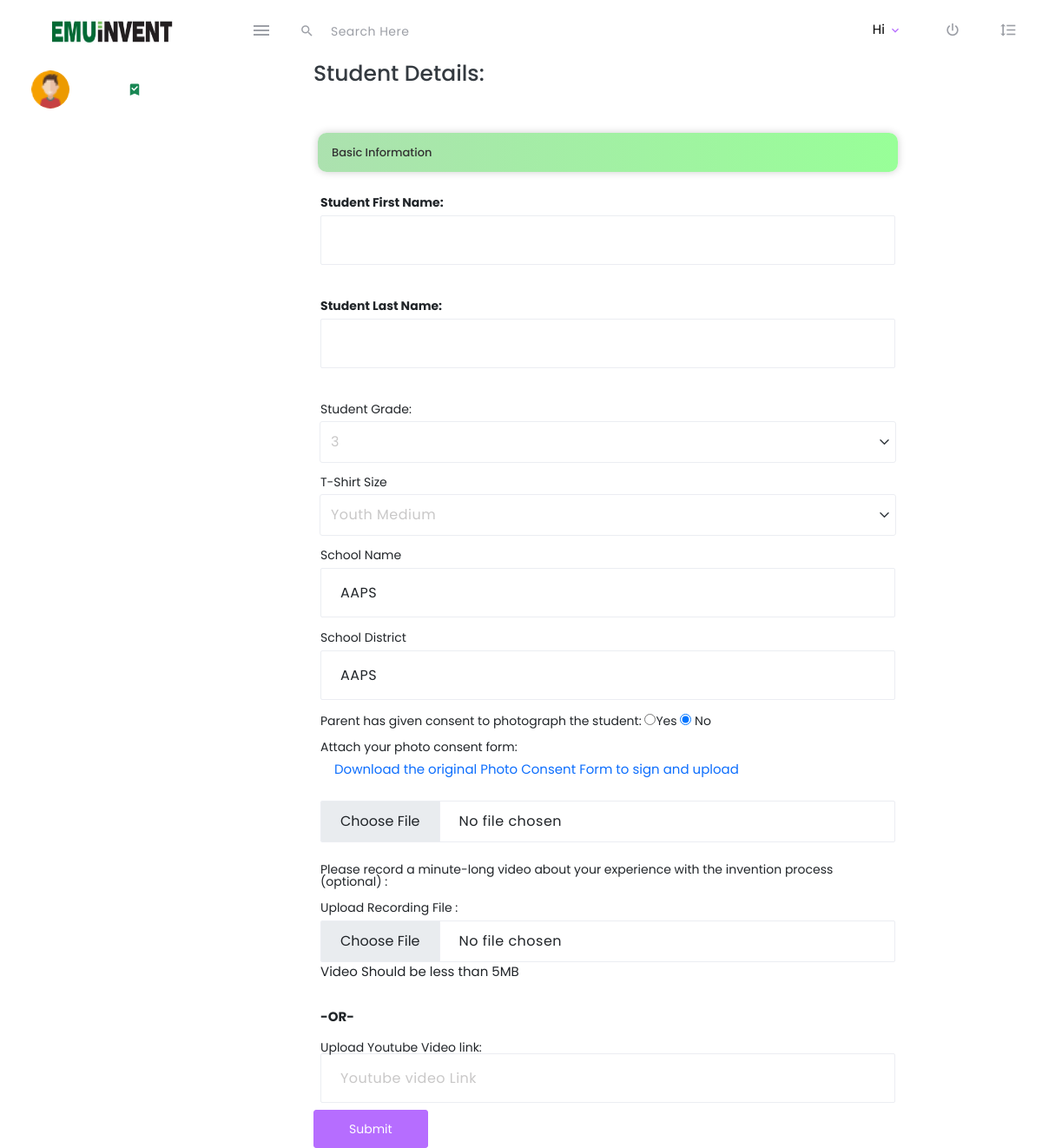
Page /adminpanel/superadmin/edit_members.php?student_id=329 on the committed database.
### tables this page shows
CREATE TABLE `tbl_team_member` (
  `id` int(10) NOT NULL,
  `team_id` int(11) DEFAULT NULL,
  `student_id` int(11) DEFAULT NULL,
  `student_first_name` varchar(100) DEFAULT NULL,
  `student_last_name` varchar(100) DEFAULT NULL,
  `student_grade` varchar(100) DEFAULT NULL,
  `student_school_name` varchar(1000) DEFAULT NULL,
  `student_school_district` varchar(100) DEFAULT NULL,
  `student_school_county` varchar(100) DEFAULT NULL,
  `t_shirt_size` varchar(100) DEFAULT NULL,
  `deleted` int(11) NOT NULL DEFAULT 0,
  `photo_consent` int(11) DEFAULT NULL,
  `photo_consent_form` varchar(1000) DEFAULT NULL,
  `video_exp_link` varchar(1000) DEFAULT NULL
);

### adminpanel/superadmin/edit_members.php (the view, shortened to what this page needs)
<?php
include('../superadmin/config.php');
if(isset($_GET['student_log_id']))
{
	$id_s = $_GET['student_log_id'];
	$q_s = mysqli_query($conn,"select * from tbl_team_member where student_id = $id_s");
	$r_s = mysqli_fetch_assoc($q_s);
	$student_id = $r_s['id'];
}
else {
$student_id = $_GET['student_id'];
}
$q = mysqli_query($conn,"select * from tbl_team_member where id = $student_id");
$r = mysqli_fetch_assoc($q);
?>
<!DOCTYPE html>
<html lang="en">
<head>
    <link rel="stylesheet" href="../assets/vendors/mdi/css/materialdesignicons.min.css">
    <link rel="stylesheet" href="../assets/vendors/css/vendor.bundle.base.css">
    <link rel="stylesheet" href="../assets/css/style2.css">
</head>
<body>
    <div class="container-scroller ">
        <?php include '../dashboardheader.php'; ?>
     <div class="container d-flex justify-content-center col-md-10 px-5">
        <div class="col-9">
		<form id="edit_member" enctype="multipart/form-data" >
            <br>
            <h3> Student Details:</h3>
            <br>
            <table class="table table-borderless">
                <thead class="thead-dark">
                    <tr>
                        <th colspan="3"> Basic Information </th>
                     </tr>
                    </thead>
                <tr>
                    <td>
                        <div class="form-group">
                            <label for="email"> <b> Student First Name: </b> </label>
                            <input type="text" class="form-control" name="first_name" id="student_first_name" value="<?php echo $r['student_first_name']?>">
                        </div>
                    </td>
				</tr>
				<tr>
                    <td>
                        <div class="form-group">
                            <label for="email"><b> Student Last Name:</b></label>
                            <input type="text" class="form-control" name="last_name" id="student_last_name" value="<?php echo $r['student_last_name']?>">
                        </div>
                    </td>
				</tr>
				<tr>
                   <td>
                        <div>
						<label for="studentType" class="mb-2">Student Grade:</label>
						<select name="student_grade" class="form-control" required>
							<option value="3" <?php if($r['student_grade'] == '3') { echo 'selected';}?>>3</option>
						</select>
						</div>
					</td>
                </tr>
                <tr>
                   <td>
                        <div >
                            <label class="mb-2">
                                T-Shirt Size
                            </label>
                            <select name="student_tshirt" class="form-control" required>
							<option value="Youth Medium" <?php if($r['t_shirt_size'] == 'Youth Medium') { echo 'selected';}?>>Youth Medium</option>
						</select>
                        </div>
					</td>
                </tr>
                <tr>
                    <td>
						<div >
                            <label class="mb-2">
                                School Name
                            </label>
                            <input type="text"required autocomplete="off" class="form-control" name="student_school_name" value="<?php echo $r['student_school_name']?>"/>
                        </div>
					</td>
                </tr>
				<tr>
                    <td>
						<div >
                            <label class="mb-2">
                                School District
                            </label>
                            <input type="text"required autocomplete="off" class="form-control" name="student_school_district" value="<?php echo $r['student_school_district']?>"/>
                        </div>
                    </td>
                </tr>
				<tr>
				<td>
                          <div >
							<label for="pwd">Parent has given consent to photograph the student:</label>
                            <input type="radio" name="photo_consent" value="1"  <?php if(($r['photo_consent']) == 1 ) { echo 'Checked'; }?> />Yes
							<input type="radio" name="photo_consent" value="0"   <?php if(($r['photo_consent']) == 0 ) { echo 'Checked'; }?>/> No
                        </div>
                    </td>
				</tr>
				<tr>
                    <td>
                          <div >
                            <label for="pwd">Attach your photo consent form:</label>
							<p><a class="nav-link" href="Photo-video waiver form1.pdf" target="_blank">Download the original Photo Consent Form to sign and upload</a></p>
							<input type="file" class="form-control" id="studentEmail" name="log_book" placeholder="Upload photo consent form">
                        </div>
                    </td>
				</tr>
				<tr>
					<td>
					<div  >
					 <label for="pwd" class="my-2">Please record a minute-long video about your experience with the invention process (optional) :</label>
					<br>
						   <div >
                            <label for="pwd" class="my-2">Upload Recording File :</label>
                            <input type="file" class="form-control" name="fileToUpload" placeholder="Upload video">
							<p>Video Should be less than 5MB</p>
                        </div>
                        <br>
						<p><b>-OR-</b></p>
						<div >
                            <label for="pwd">Upload Youtube Video link:</label>
                            <input type="text" class="form-control" id="video_exp_link" name="video_exp_link" placeholder="Youtube video Link" value="<?php echo $r['video_exp_link']?>">
                        </div>
                        </div>
					</td>
				</tr>
            </table>
            <button type="submit" class="btn btn-primary" name="submit">Submit</button>
			</form>
        </div>
    </div>
</div>
</body>
</html>

### adminpanel/superadmin/edit_members.php (style rules this page uses)
.table th { font-size: 13px !important; }
.thead-dark { background: -webkit-gradient(linear, left top, right top, from(#ACE1AF), to(#98FF98)) !important; background: linear-gradient(to right, #ACE1AF, #98FF98) !important; padding: .5rem; display: block; box-shadow: 0 0 10px rgba(0, 0, 0, 0.2); color: #333333; border-radius: 10px; margin: 20px 5px; font-size: 1.5rem; }
.form-control { width: 100%; }
select { display: block; width: 5%; padding: 0.2rem .2rem 0.2rem 0.2rem; -moz-padding-start: calc(0.75rem - 3px); font-size: .8rem; font-weight: 400; line-height: 1.5; color: black; font-family: 'Poppins', sans-serif !important; background-color: #fff; background-repeat: no-repeat; background-position: right 0.3rem center; background-size: 15px 12px; border: 1px solid #ced4da; border-radius: 2px; -webkit-transition: border-color 0.15s ease-in-out, -webkit-box-shadow 0.15s ease-in-out; transition: border-color 0.15s ease-in-out, -webkit-box-shadow 0.15s ease-in-out; transition: border-color 0.15s ease-in-out, box-shadow 0.15s ease-in-out; transition: border-color 0.15s ease-in-out, box-shadow 0.15s ease-in-out, -webkit-box-shadow 0.15s ease-in-out; -webkit-appearance: none; -moz-appearance: none; appearance: none; }

### rows in the picture
tbl_team_member: student_grade "3", student_tshirt "Youth Medium", student_school_name "AAPS", student_school_district "AAPS", photo_consent "☑"
